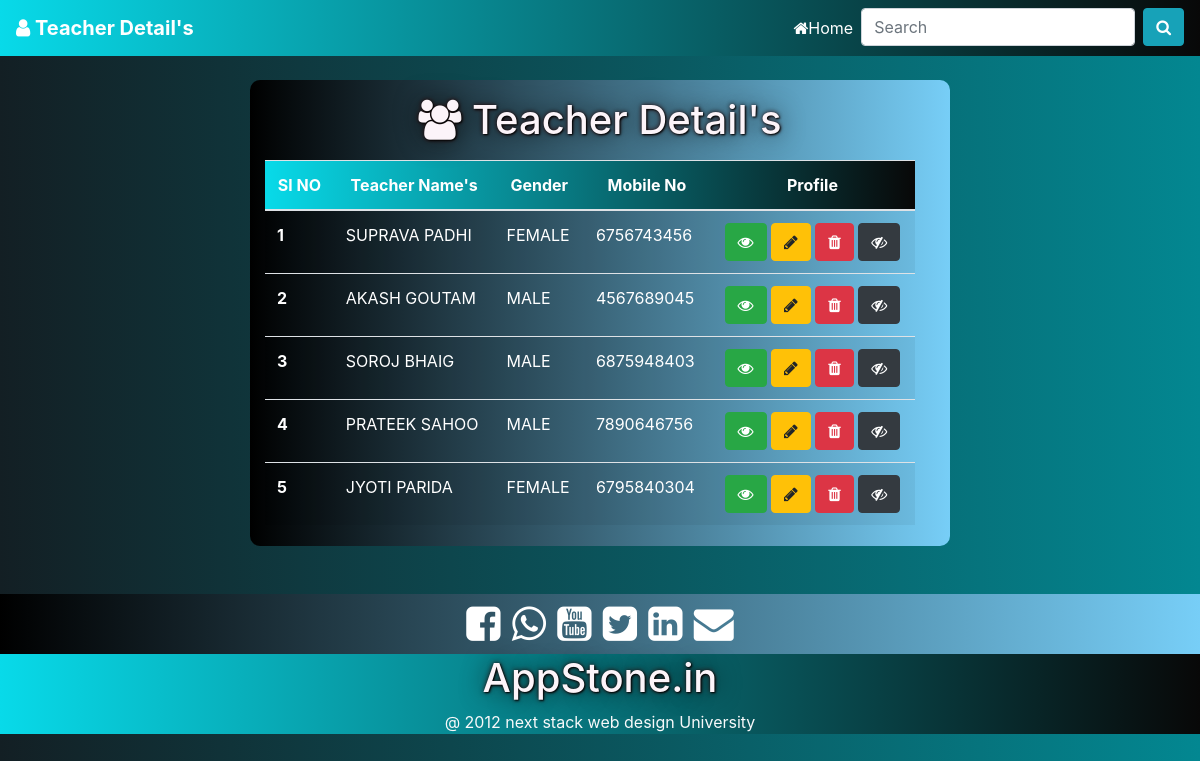
The app's page /Admin/Teacher_Data/View.php (signed in) with its own data.
### tables this page shows
CREATE TABLE `teacher` (
  `t_id` int(11) NOT NULL,
  `t_name` varchar(255) NOT NULL,
  `email` varchar(255) NOT NULL,
  `mobile` varchar(255) NOT NULL,
  `gender` varchar(25) NOT NULL,
  `dob` date NOT NULL,
  `t_address` varchar(255) NOT NULL,
  `t_password` varchar(255) NOT NULL
);

### Admin/Teacher_Data/View.php (the view, shortened to what this page needs)
<!DOCTYPE html>
<html lang="en">
<head>
    <link rel="stylesheet" href="../../style/bootstrap.min.css">
    <link rel="stylesheet" href="https://stackpath.bootstrapcdn.com/font-awesome/4.7.0/css/font-awesome.min.css">
    <link rel="stylesheet" href="../style.css">
</head>
<body>
    <header>
      <nav class="navbar navbar-expand-lg navbar-dark bg-dark">
        <a class="navbar-brand text-capitalize" href="index.html"><b><i class="fa fa-user" aria-hidden="true"></i> Teacher Detail's </b></a>
        <div class="collapse navbar-collapse" id="navbarSupportedContent">
          <ul class="navbar-nav ml-auto">
            <li class="nav-item active">
              <a class="nav-link" href="../Admin_start.php"><i class="fa fa-home" aria-hidden="true"></i>Home <span class="sr-only">(current)</span></a>
            </li>
            <li class="nav-item active">
                <form class="form-inline my-2 my-lg-0" action="" method="POST">
                    <input class="form-control mr-sm-2" type="text" name="teacher_search" placeholder="Search" aria-label="Search">
                    <button class="btn btn-info my-2 my-sm-0" type="submit" name="search"><i class="fa fa-search" aria-hidden="true"></i></button>
                </form>
            </li>
          </ul>
        </div>
      </nav>
   </header>
   <section>
        <div class="container-fluid">
            <div class="row">
                <div class="col-lg-7 col-md-12 col-12 mx-auto my-4" id="s_register">
                    <div class="my-3 text-center">
                        <h1><i class="fa fa-users" aria-hidden="true"></i> Teacher Detail's </h1>
                    </div>
                    <div id="scroll_question" class="mb-2">
                       <table class="table table-striped">
                            <thead class="bg-info text-white text-center">
                                <tr>
                                <th scope="col">Sl NO</th>
                                <th scope="col">Teacher Name's</th>
                                <th scope="col">Gender</th>
                                <th scope="col">Mobile No</th>
                                <th scope="col">Profile</th>
                                </tr>
                            </thead>
                            <tbody>
                                <?php
                                   if(isset($_SESSION['user_pass']))
                                   {
                                        $conn = new mysqli("localhost", "root", "", "question_bank_db");
                                        if(isset($_POST['search']))
                                        {
                                            $Serach_Bar = ucwords($_POST["teacher_search"]);
                                            $sql = "SELECT * FROM teacher WHERE t_id='$Serach_Bar' OR t_name='$Serach_Bar' OR gender='$Serach_Bar'";
                                            $result = $conn->query($sql);
                                            if($result->num_rows > 0){
                                                while($row = $result->fetch_assoc()){
                                                    echo "<tr>
                                                            <th scope='row'>".$row['t_id']."</th>
                                                            <td class='25' >".$row['t_name']."</td>
                                                            <td>".$row['gender']."</td>
                                                            <td>".$row['mobile']."</td>
                                                            <td class='text-center'>
                                                                <a type='button' class='btn btn-success' href='./View_T_Data.php?id=$row[t_id]' ><i class='fa fa-eye fa-1x' aria-hidden='true'></i></a>
                                                                <a type='button' class='btn btn-warning' href='./Update.php?id=$row[t_id]' ><i class='fa fa-pencil fa-1x' aria-hidden='true'></i></a>
                                                                <a type='button' class='btn btn-danger' onclick='return check()' href='./Delete.php?id=$row[t_id]' ><i class='fa fa-trash fa-1x' aria-hidden='true'></i></a>
                                                                <a type='button' class='btn btn-dark' href='./Password.php?id=$row[t_id]' ><i class='fa fa-eye-slash' aria-hidden='true'></i></a>
                                                            </td>
                                                        </tr>";
                                                }
                                            }
                                            else{
                                                echo "
                                                        <tr>
                                                            <th scope='row'>0</th>
                                                            <td>No data found</td>
                                                            <td>No data found</td>
                                                            <td>No data found</td>
                                                            <td class='text-center'><button type='submit' name='DATA_SUBMIT' class='btn btn-danger'><i class='fa fa-eye fa-1x' aria-hidden='true'></i></td>
                                                        </tr>
                                                    ";
                                            }
                                        }
                                        else{
                                            $sql = "SELECT * FROM teacher";
                                            $result = $conn->query($sql);
                                            if($result->num_rows > 0){
                                                while($row = $result->fetch_assoc()){
                                                    echo "<tr>
                                                            <th scope='row'>".$row['t_id']."</th>
                                                            <td class='25'>".$row['t_name']."</td>
                                                            <td>".$row['gender']."</td>
                                                            <td>".$row['mobile']."</td>
                                                            <td class='text-center'>
                                                                <a type='button' class='btn btn-success' href='./View_T_Data.php?id=$row[t_id]' ><i class='fa fa-eye fa-1x' aria-hidden='true'></i></a>
                                                                <a type='button' class='btn btn-warning' href='./Update.php?id=$row[t_id]' ><i class='fa fa-pencil fa-1x' aria-hidden='true'></i></a>
                                                                <a type='button' class='btn btn-danger' onclick='return check()' href='./Delete.php?id=$row[t_id]' ><i class='fa fa-trash fa-1x' aria-hidden='true'></i></a>
                                                                <a type='button' class='btn btn-dark' href='./Password.php?id=$row[t_id]' ><i class='fa fa-eye-slash' aria-hidden='true'></i></a>
                                                            </td>
                                                        </tr>";
                                                }
                                            }
                                        }
                                    }
                                    else{
                                        header("location:../Admin_login.html");
                                    }
                                ?>
                            </tbody>
                        </table>
                    </div>
                </div>
            </div>
        </div>
   </section>
    <section >
        <div class="container-fluid bg-secondary mt-4" style="font-size:40px;" id="footer1">
            <div class="row justify-content-lg-center" >
            <div class="col-lg-8 col-md-10 col-12 text-center">
                <i class="fa fa-facebook-square" aria-hidden="true"></i>
                <i class="fa fa-whatsapp" aria-hidden="true"></i>
                <i class="fa fa-youtube-square" aria-hidden="true"></i>
                <i class="fa fa-twitter-square" aria-hidden="true"></i>
                <i class="fa fa-linkedin-square" aria-hidden="true"></i>
                <i class="fa fa-envelope" aria-hidden="true"></i>
            </div>
            </div>
        </div>
    </section>
    <section>
        <div class="container-fluid bg-dark" id="footer2">
            <div class="row justify-content-lg-center">
            <div class="col-lg-6 col-md-6 col-12 text-center">
                <h1 class="text-center">AppStone.in</h1>
                <a class="text-light">@ 2012 next stack web design University</a>
            </div>
            </div>
        </div>
    </section>
</body>
</html>

### Admin/style.css (style rules this page uses)
body { background: linear-gradient(to right, #131f24 0%, #038791 100%); color: white; }
#s_register { background: linear-gradient(to right, #000000 0%,#77cef7 100%); color: #ffffff; border-radius: 10px; }
nav { background: linear-gradient(to right, #08dae9 0%,#080808 100%); }
h1 { color: #fcf4f9; text-shadow: 1px 1px 2px #000000, 0px 0px 25px #0c0c0cc4, 0px 0px 5px#330909; }
#scroll_question { overflow-y: scroll; height: 10cm; width: 97%; color: #ffffff; }
table td,th { color: #ffffff; }
thead { background: linear-gradient(to right, #08dae9 0%,#080808 100%); }
#footer1 { background: linear-gradient(to right, #000000 0%,#77cef7 100%); }
#footer2 { background: linear-gradient(to right, #08dae9 0%,#080808 100%); }

### records on screen
teacher: t_id "1", t_name "SUPRAVA PADHI", gender "FEMALE", mobile "6756743456"
teacher: t_id "2", t_name "AKASH GOUTAM", gender "MALE", mobile "4567689045"
teacher: t_id "3", t_name "SOROJ BHAIG", gender "MALE", mobile "6875948403"
teacher: t_id "4", t_name "PRATEEK SAHOO", gender "MALE", mobile "7890646756"
teacher: t_id "5", t_name "JYOTI PARIDA", gender "FEMALE", mobile "6795840304"
